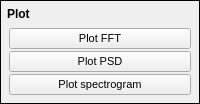
               <widget class="QFrame" name="frame_17">
                <property name="sizePolicy">
                 <sizepolicy hsizetype="Minimum" vsizetype="Minimum">
                  <horstretch>0</horstretch>
                  <verstretch>0</verstretch>
                 </sizepolicy>
                </property>
                <property name="frameShape">
                 <enum>QFrame::Box</enum>
                </property>
                <property name="frameShadow">
                 <enum>QFrame::Plain</enum>
                </property>
                <layout class="QVBoxLayout" name="verticalLayout_18">
                 <property name="spacing">
                  <number>5</number>
                 </property>
                 <property name="leftMargin">
                  <number>6</number>
                 </property>
                 <property name="topMargin">
                  <number>6</number>
                 </property>
                 <property name="rightMargin">
                  <number>6</number>
                 </property>
                 <property name="bottomMargin">
                  <number>6</number>
                 </property>
                 <item>
                  <widget class="QLabel" name="label_40">
                   <property name="sizePolicy">
                    <sizepolicy hsizetype="Minimum" vsizetype="Minimum">
                     <horstretch>0</horstretch>
                     <verstretch>0</verstretch>
                    </sizepolicy>
                   </property>
                   <property name="maximumSize">
                    <size>
                     <width>16777215</width>
                     <height>25</height>
                    </size>
                   </property>
                   <property name="font">
                    <font>
                     <weight>75</weight>
                     <bold>true</bold>
                    </font>
                   </property>
                   <property name="text">
                    <string>Plot</string>
                   </property>
                  </widget>
                 </item>
                 <item>
                  <widget class="QFrame" name="frame_24">
                   <property name="sizePolicy">
                    <sizepolicy hsizetype="Minimum" vsizetype="Minimum">
                     <horstretch>0</horstretch>
                     <verstretch>0</verstretch>
                    </sizepolicy>
                   </property>
                   <property name="maximumSize">
                    <size>
                     <width>16777215</width>
                     <height>150</height>
                    </size>
                   </property>
                   <property name="frameShape">
                    <enum>QFrame::NoFrame</enum>
                   </property>
                   <property name="frameShadow">
                    <enum>QFrame::Raised</enum>
                   </property>
                   <layout class="QVBoxLayout" name="verticalLayout_13">
                    <property name="spacing">
                     <number>2</number>
                    </property>
                    <property name="leftMargin">
                     <number>2</number>
                    </property>
                    <property name="topMargin">
                     <number>2</number>
                    </property>
                    <property name="rightMargin">
                     <number>2</number>
                    </property>
                    <property name="bottomMargin">
                     <number>2</number>
                    </property>
                    <item>
                     <widget class="QPushButton" name="buttonPlotFreq">
                      <property name="sizePolicy">
                       <sizepolicy hsizetype="Minimum" vsizetype="Minimum">
                        <horstretch>0</horstretch>
                        <verstretch>0</verstretch>
                       </sizepolicy>
                      </property>
                      <property name="minimumSize">
                       <size>
                        <width>0</width>
                        <height>0</height>
                       </size>
                      </property>
                      <property name="font">
                       <font>
                        <pointsize>8</pointsize>
                       </font>
                      </property>
                      <property name="text">
                       <string>Plot FFT</string>
                      </property>
                     </widget>
                    </item>
                    <item>
                     <widget class="QPushButton" name="buttonPSD">
                      <property name="sizePolicy">
                       <sizepolicy hsizetype="Minimum" vsizetype="Minimum">
                        <horstretch>0</horstretch>
                        <verstretch>0</verstretch>
                       </sizepolicy>
                      </property>
                      <property name="minimumSize">
                       <size>
                        <width>0</width>
                        <height>0</height>
                       </size>
                      </property>
                      <property name="font">
                       <font>
                        <pointsize>8</pointsize>
                       </font>
                      </property>
                      <property name="text">
                       <string>Plot PSD</string>
                      </property>
                     </widget>
                    </item>
                    <item>
                     <widget class="QPushButton" name="buttonSpectogram">
                      <property name="sizePolicy">
                       <sizepolicy hsizetype="Minimum" vsizetype="Minimum">
                        <horstretch>0</horstretch>
                        <verstretch>0</verstretch>
                       </sizepolicy>
                      </property>
                      <property name="minimumSize">
                       <size>
                        <width>0</width>
                        <height>0</height>
                       </size>
                      </property>
                      <property name="font">
                       <font>
                        <pointsize>8</pointsize>
                       </font>
                      </property>
                      <property name="text">
                       <string>Plot spectrogram</string>
                      </property>
                     </widget>
                    </item>
                   </layout>
                  </widget>
                 </item>
                </layout>
               </widget>
